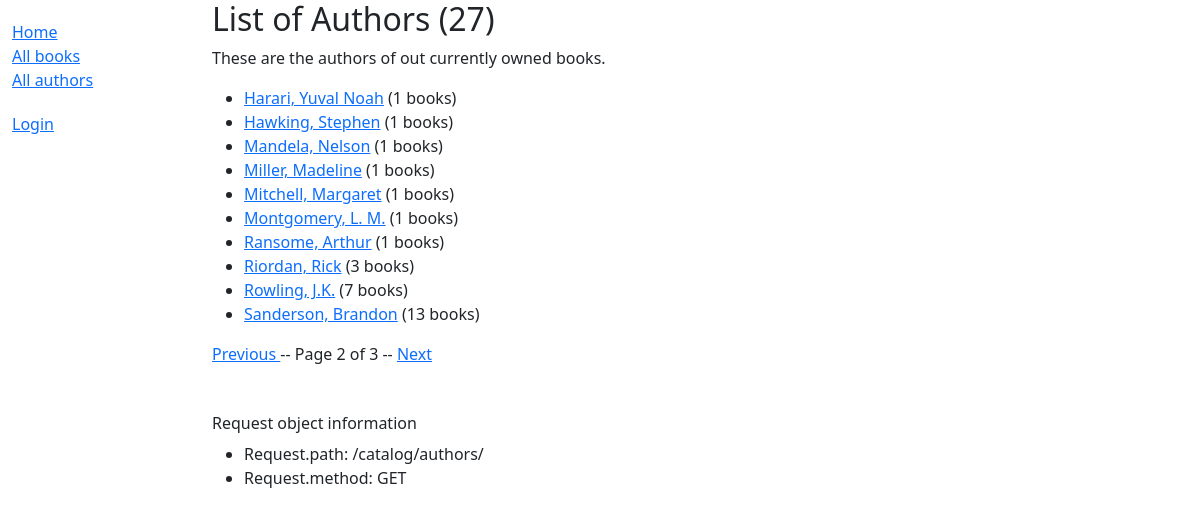
The page /catalog/authors/?page=2 on the database its author committed.
### catalog/models.py (models this page shows)
class Author(models.Model):
    first_name = models.CharField(max_length=100)
    last_name = models.CharField(max_length=100)
    date_of_birth = models.DateField(null=True, blank=True)
    date_of_death = models.DateField('died', null=True, blank=True)
    class Meta:
        ordering = ['last_name', 'first_name']
    def get_absolute_url(self):
        return reverse('catalog:author-detail', args=[str(self.id)])
    def __str__(self) -> str:
        return f'{self.last_name}, {self.first_name}'

### catalog/views.py (the view)
# urls.py: path('authors/', views.AuthorListView.as_view(), name='authors'),
class AuthorListView(generic.ListView):
    model = Author
    paginate_by = 10
    def get_context_data(self, **kwargs: Any) -> dict[str, Any]:
        context = super().get_context_data(**kwargs)
        context['author_count'] = Author.objects.count()
        return context

### catalog/templates/catalog/author_list.html (shortened to what this page needs)
{% extends 'base_generic.html' %}
{% block content %}
    <h2>List of Authors ({{ author_count }})</h2>
    <p>These are the authors of out currently owned books.</p>
    <ul>
        {% for author in object_list %}
            <li>
                <a href="{{ author.get_absolute_url }}">{{ author }}</a>
                ({{ author.book_set.count }} books)
            </li>
        {% empty %}
            <p>There are no authors added yet.</p>
        {% endfor %}
    </ul>
{% endblock %}

### rows shown on the page
Author: last_name+first_name "Harari, Yuval Noah", book_set.count "1"
Author: last_name+first_name "Hawking, Stephen", book_set.count "1"
Author: last_name+first_name "Mandela, Nelson", book_set.count "1"
Author: last_name+first_name "Miller, Madeline", book_set.count "1"
Author: last_name+first_name "Mitchell, Margaret", book_set.count "1"
Author: last_name+first_name "Montgomery, L. M.", book_set.count "1"
Author: last_name+first_name "Ransome, Arthur", book_set.count "1"
Author: last_name+first_name "Riordan, Rick", book_set.count "3"
Author: last_name+first_name "Rowling, J.K.", book_set.count "7"
Author: last_name+first_name "Sanderson, Brandon", book_set.count "13"

### other values the page prints
{{ page_obj.number }} "2"
{{ page_obj.paginator.num_pages }} "3"
{{ request.path }} "/catalog/authors/"
{{ request.method }} "GET"
